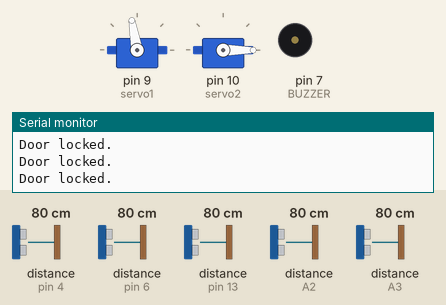
Recording of a sketch running on a simulated Arduino Uno, built with avr-gcc and run on an emulated ATmega328P. Shown: 2 × servo, buzzer (waves = sounding, pin HIGH), the last lines printed to the serial monitor. Wiring (inferred from the names in the program): ultrasonic range finder: trigger pin 5; echo pin 6. Inputs (shaded band) come from the test bench; at power-on: distance to the obstacle (sensors on pin 6, pin 13, pin 4, A2, A3) 80 cm. The echo pulse lasts 58.3 µs per cm; pins used as bus, display or sensor lines are not drawn.

Above: at 1.2 s.
1.3 s: distance to the obstacle (sensor on pin 6) set to 2 cm
2.9 s: distance to the obstacle (sensor on pin 13) set to 8 cm
5.9 s: distance to the obstacle (sensor on pin 13) set to 5 cm
At 6.58 s:
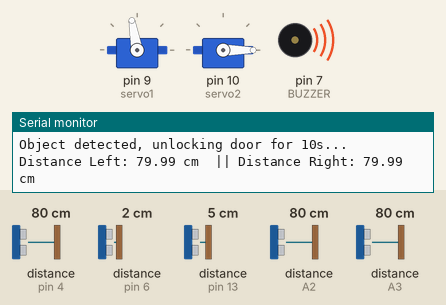
8.9 s: distance to the obstacle (sensor on pin 4) set to 12 cm
11.9 s: distance to the obstacle (sensor on pin 4) set to 9 cm
At 12.61 s:
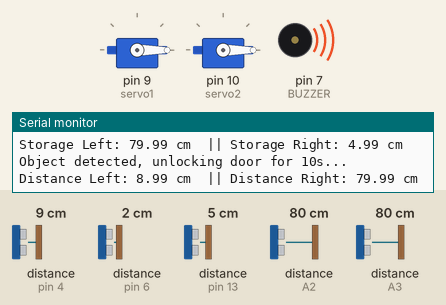
14.9 s: distance to the obstacle (sensor on A2) set to 120 cm
Timing chart, 0 to 18.9 s (numbered marks = the images above; inputs shaded):
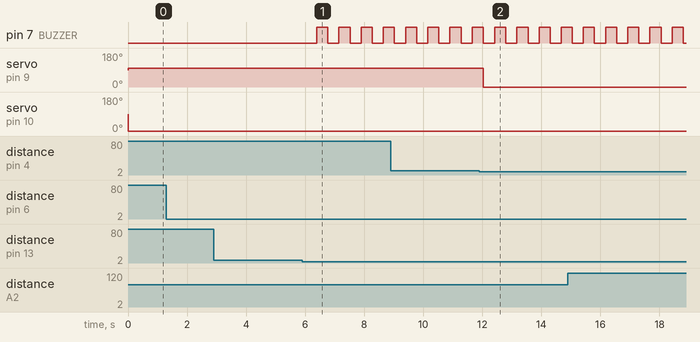

The sketch:

doors_v4_with_buzzer_fix.ino
```cpp
#include <Servo.h>

#define TRIG_s1 3    // Left sensor
#define ECHO_s1 4
#define TRIG_s2 A1   // Right sensor
#define ECHO_s2 A2

#define TRIG_s3 A0 //right sensor inside the bin
#define ECHO_s3 A3
#define TRIG_s4 12 //left sensor inside the bin
#define ECHO_s4 13

#define doorState 2  // Controls door lock

#define ULTRASONIC_TRIG 5  // Ultrasonic sensor TRIG pin
#define ULTRASONIC_ECHO 6  // Ultrasonic sensor ECHO pin
#define BUZZER 7
#define BUZZER_DELAY 300 // to make an alarm like sound

Servo servo1;  // Left door
Servo servo2;  // Right door

unsigned long doorOpenDuration = 5000;  // Doors stay open for 5 seconds
unsigned long lastOpenTime = 0;
unsigned long objectDetectedTime = 0;
bool door1Open = false;
bool door2Open = false;
bool doorLock = true;  // Default: door is locked
bool buzzerActive = false;
unsigned long buzzerStartTime = 0;
int buzzerState = 0;

void setup() {
  Serial.begin(9600);

  // servos
  servo1.attach(9);
  servo2.attach(10);

  // Set sensor pins
  pinMode(TRIG_s1, OUTPUT); //ultrasonice for doors
  pinMode(ECHO_s1, INPUT);
  pinMode(TRIG_s2, OUTPUT);
  pinMode(ECHO_s2, INPUT);

  pinMode(TRIG_s3,OUTPUT); //ultrasonice inside bin
  pinMode(ECHO_s3,INPUT);
  pinMode(TRIG_s4,OUTPUT);
  pinMode(ECHO_s4,INPUT);

  pinMode(doorState, OUTPUT);
  pinMode(BUZZER,OUTPUT); //to controll the buzzer

  pinMode(ULTRASONIC_TRIG, OUTPUT); //ultrasonic for stoping
  pinMode(ULTRASONIC_ECHO, INPUT);

  digitalWrite(doorState, LOW);  // to keep the doors locked
}

void loop() {
  // Check if ultrasonic sensor detects something
  float distance = getDistance(ULTRASONIC_TRIG, ULTRASONIC_ECHO);

  if (distance < 6) {  //detected
    Serial.println("Object detected, unlocking door for 10s...");
    doorLock = false;
    digitalWrite(doorState, HIGH);
    objectDetectedTime = millis();  // Start 10s timer
  }

  // Check if 10s pass after detecting
  if (!doorLock && millis() - objectDetectedTime >= 10000) {
    Serial.println("Time up, locking door.");
    doorLock = true;
    digitalWrite(doorState, LOW);
  }

  // If the doors are unlocked this will make the doors open and close
  if (!doorLock) {
    float distanceLeft = getDistance(TRIG_s1, ECHO_s1); //TRIG_s1, ECHO_s1 this is what was there
    float distanceRight = getDistance(TRIG_s2, ECHO_s2);//TRIG_s2, ECHO_s2

    Serial.print("Distance Left: "); Serial.print(distanceLeft); Serial.print(" cm  || ");
    Serial.print("Distance Right: "); Serial.print(distanceRight); Serial.println(" cm");

    checkBinStorage();

    if (!door1Open && !door2Open) {
      if (distanceLeft <= 10) {
        servo1.write(0);  // Open left door
        Serial.println("Opening left door");
        lastOpenTime = millis();
        door1Open = true;
      } else if (distanceRight < 10) {
        servo2.write(100);  // Open right door
        Serial.println("Opening right door");
        lastOpenTime = millis();
        door2Open = true;
      }
    }

    // Close doors after timeout if nothing is detected
    if (door1Open && distanceLeft > 10 && millis() - lastOpenTime >= doorOpenDuration) {
      servo1.write(100);  // Close left door
      Serial.println("Closing left door after timeout");
      door1Open = false;
    }

    if (door2Open && distanceRight > 10 && millis() - lastOpenTime >= doorOpenDuration) {
      servo2.write(5);  // Close right door
      Serial.println("Closing right door after timeout");
      door2Open = false;
    }
  }
  else {  // If the door is locked  make sure the door stay close
    Serial.println("Door locked.");
    servo2.write(0);
    servo1.write(100);
  }

  delay(100);
}

// function to get distance form ultrasonic
float getDistance(int TRIG, int ECHO) {
  digitalWrite(TRIG, LOW);
  delayMicroseconds(2);
  digitalWrite(TRIG, HIGH);
  delayMicroseconds(10);
  digitalWrite(TRIG, LOW);

  long duration = pulseIn(ECHO, HIGH);
  float distance = (duration * 0.0343) / 2;

  return distance;
}

//to sound an alarm if the bin is full or close to being full
void checkBinStorage() {
    float leftStorage = getDistance(TRIG_s3, ECHO_s3);
    float rightStorage = getDistance(TRIG_s4, ECHO_s4);

    Serial.print("Storage Left: "); Serial.print(leftStorage); Serial.print(" cm  || ");
    Serial.print("Storage Right: "); Serial.print(rightStorage); Serial.println(" cm");

    if (leftStorage <= 6 || rightStorage <= 6) {
        if (!buzzerActive) {  // activate only when the buzzer is not already buzzing
            buzzerActive = true;
            buzzerStartTime = millis();
            buzzerState = 0;
            Serial.println("Bin is full! Activating buzzer...");
        }

        // Non-blocking buzzer control
        if (millis() - buzzerStartTime >= BUZZER_DELAY) {
            buzzerStartTime = millis();
            if (buzzerState == 0) {
                digitalWrite(BUZZER, HIGH);
                buzzerState = 1;
            } else {
                digitalWrite(BUZZER, LOW);
                buzzerState = 0;
            }
        }
    } else {
        if (buzzerActive) {
            Serial.println("Bin is no longer full. Stopping buzzer.");
            buzzerActive = false;
            digitalWrite(BUZZER, LOW); // make sure the buzzer is off when bin is not full
        }
    }
}
```

Measured:
- the behaviour switches between 7 and 6 cm on distance to the obstacle (sensor on pin 13) (found by bisection; images 0 and 1)
- the behaviour switches between 11 and 10 cm on distance to the obstacle (sensor on pin 4) (found by bisection; images 1 and 2)
- after the input at 5.9 s, pin 7 (BUZZER): alternates HIGH for 0.38 s and LOW for 0.38 s, starting after 0.49 s
- after the input at 11.9 s, servo on pin 9 (servo1): 100° → 0° after 0.13 s
